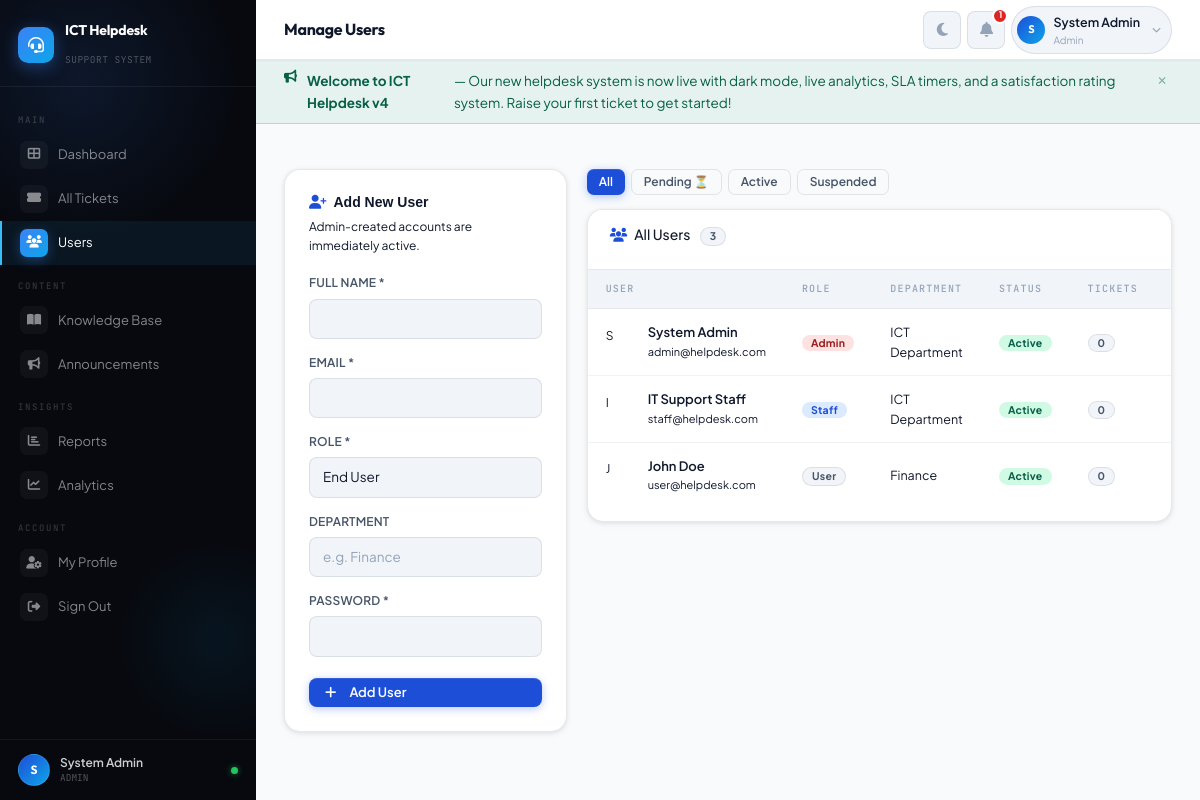
/helpdesk/admin/users.php (signed in), run on the app's committed database.
### tables this page shows
CREATE TABLE IF NOT EXISTS users (
    id INT AUTO_INCREMENT PRIMARY KEY,
    full_name VARCHAR(100) NOT NULL,
    email VARCHAR(100) NOT NULL UNIQUE,
    password VARCHAR(255) NOT NULL,
    role ENUM('user','staff','admin') DEFAULT 'user',
    status ENUM('pending','active','suspended') DEFAULT 'active',
    department VARCHAR(100),
    phone VARCHAR(20),
    approved_by INT NULL,
    approved_at DATETIME NULL,
    created_at TIMESTAMP DEFAULT CURRENT_TIMESTAMP
);

CREATE TABLE IF NOT EXISTS announcements (
    id INT AUTO_INCREMENT PRIMARY KEY,
    title VARCHAR(200) NOT NULL,
    message TEXT NOT NULL,
    type ENUM('info','warning','success','danger') DEFAULT 'info',
    admin_id INT,
    expires_at DATE,
    created_at TIMESTAMP DEFAULT CURRENT_TIMESTAMP,
    FOREIGN KEY (admin_id) REFERENCES users(id) ON DELETE SET NULL
);

### helpdesk/includes/auth.php (called while the page is built, shortened)
<?php
function currentUser() {
    return ['id'=>$_SESSION['user_id'],'name'=>$_SESSION['full_name'],'email'=>$_SESSION['email'],'role'=>$_SESSION['role']];
}

### helpdesk/includes/functions.php (called while the page is built, shortened)
<?php
function clean($data) { return htmlspecialchars(strip_tags(trim($data))); }
function getAnnouncements($conn) {
    $r = mysqli_query($conn, "SELECT a.*, u.full_name FROM announcements a LEFT JOIN users u ON a.admin_id=u.id WHERE (expires_at IS NULL OR expires_at >= CURDATE()) ORDER BY a.created_at DESC LIMIT 5");
    return $r ? mysqli_fetch_all($r, MYSQLI_ASSOC) : [];
}

### helpdesk/admin/users.php (the view, shortened to what this page needs)
<?php
require_once '../includes/db.php';
require_once '../includes/auth.php';
require_once '../includes/functions.php';
$pageTitle = 'Manage Users';
$pendR     = mysqli_query($conn, "SELECT COUNT(*) as cnt FROM users WHERE status='pending'");
$pendCount = mysqli_fetch_assoc($pendR)['cnt'] ?? 0;
$filter    = clean($_GET['filter'] ?? 'all');
$filterSQL = match($filter) { 'pending'=>"WHERE u.status='pending'", 'active'=>"WHERE u.status='active'", 'suspended'=>"WHERE u.status='suspended'", default=>'' };
$result = mysqli_query($conn, "SELECT u.*, (SELECT COUNT(*) FROM tickets WHERE user_id=u.id) as ticket_count FROM users u $filterSQL ORDER BY u.status='pending' DESC, u.created_at DESC");
$users  = mysqli_fetch_all($result, MYSQLI_ASSOC);
include '../includes/header.php';
?>
<div class="row g-4">
    <div class="col-lg-4">
        <div class="form-card animate-in">
            <h6 style="font-family:'Syne',sans-serif;font-weight:700;margin-bottom:6px;"><i class="fas fa-user-plus me-2" style="color:var(--primary);"></i>Add New User</h6>
            <p style="font-size:12px;color:var(--muted);margin-bottom:18px;">Admin-created accounts are immediately active.</p>
            <form method="POST">
                <div class="mb-3"><label class="form-label">Full Name *</label><input type="text" name="full_name" class="form-control" required></div>
                <div class="mb-3"><label class="form-label">Email *</label><input type="email" name="email" class="form-control" required></div>
                <div class="mb-3"><label class="form-label">Role *</label>
                    <select name="role" class="form-select">
                        <option value="user">End User</option><option value="staff">IT Staff</option><option value="admin">Admin</option>
                    </select>
                </div>
                <div class="mb-3"><label class="form-label">Department</label><input type="text" name="department" class="form-control" placeholder="e.g. Finance"></div>
                <div class="mb-4"><label class="form-label">Password *</label><input type="password" name="password" class="form-control" required></div>
                <button type="submit" name="add_user" class="btn btn-primary w-100"><i class="fas fa-plus me-2"></i>Add User</button>
            </form>
        </div>
    </div>
    <div class="col-lg-8">
        <div style="display:flex;gap:6px;margin-bottom:14px;flex-wrap:wrap;">
            <?php foreach(['all'=>'All','pending'=>'Pending ⏳','active'=>'Active','suspended'=>'Suspended'] as $k=>$l): ?>
            <a href="?filter=<?= $k ?>" class="btn btn-sm <?= $filter===$k?'btn-primary':'btn-outline-secondary' ?>">
                <?= $l ?><?php if($k==='pending'&&$pendCount>0): ?> <span style="background:var(--danger);color:#fff;border-radius:100px;padding:1px 6px;font-size:10px;margin-left:4px;"><?= $pendCount ?></span><?php endif; ?>
            </a>
            <?php endforeach; ?>
        </div>
        <div class="table-card animate-in delay-1">
            <div class="table-card-header">
                <h6><i class="fas fa-users me-2" style="color:var(--primary);"></i><?= ucfirst($filter) ?> Users <span class="badge bg-secondary ms-2"><?= count($users) ?></span></h6>
            </div>
            <div class="table-responsive">
                <table class="table">
                    <thead><tr><th>User</th><th>Role</th><th>Department</th><th>Status</th><th>Tickets</th><th>Actions</th></tr></thead>
                    <tbody>
                    <?php foreach ($users as $u):
                        $sc = match($u['status']??'active') {'pending'=>'warning','suspended'=>'danger',default=>'success'};
                        $sl = ucfirst($u['status']??'active');
                        $rc = match($u['role']) {'admin'=>'danger','staff'=>'primary',default=>'secondary'};
                    ?>
                    <tr style="<?= ($u['status']??'')=='pending'?'background:rgba(245,158,11,0.05);':'' ?>">
                        <td>
                            <div style="display:flex;align-items:center;gap:10px;">
                                <div class="avatar" style="width:32px;height:32px;font-size:12px;<?= ($u['status']??'')==='pending'?'background:linear-gradient(135deg,#f59e0b,#fcd34d);':'' ?>">
                                    <?= strtoupper(substr($u['full_name'],0,1)) ?>
                                </div>
                                <div>
                                    <div style="font-weight:600;font-size:13px;"><?= htmlspecialchars($u['full_name']) ?></div>
                                    <div style="font-size:11px;color:var(--muted);"><?= htmlspecialchars($u['email']) ?></div>
                                </div>
                            </div>
                        </td>
                        <td><span class="badge bg-<?= $rc ?>"><?= ucfirst($u['role']) ?></span></td>
                        <td style="font-size:12.5px;"><?= htmlspecialchars($u['department']??'—') ?></td>
                        <td>
                            <span class="badge bg-<?= $sc ?>"><?= $sl ?></span>
                        </td>
                        <td><span class="badge bg-secondary"><?= $u['ticket_count'] ?></span></td>
                        <td>
                        </td>
                    </tr>
                    <?php endforeach; ?>
                    </tbody>
                </table>
            </div>
        </div>
    </div>
</div>
<?php include '../includes/footer.php'; ?>

### helpdesk/includes/header.php (shortened to what this page needs)
<?php
$user     = currentUser();
$initial  = strtoupper(substr($user['name'], 0, 1));
$base     = '../';
$announcements = getAnnouncements($conn);
$pendingCount  = 0;
if ($user['role'] === 'admin') {
    $pr = mysqli_query($conn, "SELECT COUNT(*) as c FROM users WHERE status='pending'");
    $pendingCount = mysqli_fetch_assoc($pr)['c'] ?? 0;
}
$cp = basename($_SERVER['PHP_SELF']);
function isAct($pages, $dir = null) {
    global $cp;
    $match = in_array($cp, (array)$pages);
    if ($match && $dir !== null) {
        $match = strpos($_SERVER['PHP_SELF'], '/' . $dir . '/') !== false;
    }
    return $match ? 'active' : '';
}
?>
<!DOCTYPE html>
<html lang="en" data-theme="light">
<head>
<link rel="stylesheet" href="https://cdn.jsdelivr.net/npm/bootstrap@5.3.0/dist/css/bootstrap.min.css">
<link rel="stylesheet" href="https://cdnjs.cloudflare.com/ajax/libs/font-awesome/6.4.0/css/all.min.css">
<link rel="stylesheet" href="<?= $base ?>assets/css/style.css">
</head>
<body>
<aside class="sidebar" id="sidebar">
  <div class="sidebar-brand">
    <div class="brand-inner">
      <div class="brand-logo"><i class="fas fa-headset"></i></div>
      <div class="brand-text">
        <h4>ICT Helpdesk</h4>
        <span>SUPPORT SYSTEM</span>
      </div>
    </div>
  </div>
  <nav class="sidebar-nav">
    <ul class="list-style-none">
      <?php if ($user['role'] === 'admin'): ?>
        <li class="nav-group-label">Main</li>
        <li class="nav-item"><a href="<?=$base?>dashboard/admin.php" class="<?=isAct('admin.php','dashboard')?>"><span class="nav-icon-wrap"><i class="fas fa-th-large"></i></span><span class="nav-label-text">Dashboard</span></a></li>
        <li class="nav-item"><a href="<?=$base?>tickets/manage.php"  class="<?=isAct('manage.php','tickets')?>"><span class="nav-icon-wrap"><i class="fas fa-ticket-alt"></i></span><span class="nav-label-text">All Tickets</span></a></li>
        <li class="nav-item"><a href="<?=$base?>admin/users.php" class="<?=isAct('users.php','admin')?>"><span class="nav-icon-wrap"><i class="fas fa-users"></i></span><span class="nav-label-text">Users</span><?php if($pendingCount>0):?><span class="nav-pill"><?=$pendingCount?></span><?php endif;?></a></li>
        <li class="nav-group-label">Content</li>
        <li class="nav-item"><a href="<?=$base?>knowledge/manage.php" class="<?=isAct('manage.php','knowledge')?>"><span class="nav-icon-wrap"><i class="fas fa-book-open"></i></span><span class="nav-label-text">Knowledge Base</span></a></li>
        <li class="nav-item"><a href="<?=$base?>announcements/manage.php" class="<?=isAct('manage.php','announcements')?>"><span class="nav-icon-wrap"><i class="fas fa-bullhorn"></i></span><span class="nav-label-text">Announcements</span></a></li>
        <li class="nav-group-label">Insights</li>
        <li class="nav-item"><a href="<?=$base?>reports/summary.php"   class="<?=isAct('summary.php','reports')?>"><span class="nav-icon-wrap"><i class="fas fa-chart-bar"></i></span><span class="nav-label-text">Reports</span></a></li>
        <li class="nav-item"><a href="<?=$base?>reports/analytics.php" class="<?=isAct('analytics.php','reports')?>"><span class="nav-icon-wrap"><i class="fas fa-chart-line"></i></span><span class="nav-label-text">Analytics</span></a></li>
      <?php endif; ?>
      <li class="nav-group-label">Account</li>
      <li class="nav-item"><a href="<?=$base?>profile/index.php" class="<?=isAct('index.php','profile')?>"><span class="nav-icon-wrap"><i class="fas fa-user-cog"></i></span><span class="nav-label-text">My Profile</span></a></li>
      <li class="nav-item"><a href="<?=$base?>logout.php"><span class="nav-icon-wrap"><i class="fas fa-sign-out-alt"></i></span><span class="nav-label-text">Sign Out</span></a></li>
    </ul>
  </nav>
  <div class="sidebar-footer">
    <div class="footer-user">
      <div class="footer-avatar"><?= $initial ?></div>
      <div class="footer-info">
        <div class="fn"><?= htmlspecialchars($user['name']) ?></div>
        <div class="fr"><?= strtoupper($user['role']) ?></div>
      </div>
      <div class="footer-online" title="Online"></div>
    </div>
  </div>
</aside>
<div class="main-content" id="main-content">
  <header class="topbar">
    <div class="topbar-left">
      <span class="topbar-page-title"><?= htmlspecialchars($pageTitle ?? 'Dashboard') ?></span>
    </div>
    <div class="topbar-right">
      <button class="theme-btn" id="theme-toggle" title="Toggle dark mode">
        <i class="fas fa-moon" id="theme-icon"></i>
      </button>
      <?php if (!empty($announcements) || $pendingCount > 0): ?>
      <div class="dropdown">
        <button class="notif-btn" onclick="this.nextElementSibling.classList.toggle('show')">
          <i class="fas fa-bell"></i>
          <span class="notif-count"><?= count($announcements) + $pendingCount ?></span>
        </button>
      </div>
      <?php endif; ?>
      <div class="dropdown">
        <a class="user-chip" onclick="this.nextElementSibling.classList.toggle('show')" href="#">
          <div class="topbar-avatar"><?= $initial ?></div>
          <div>
            <div class="chip-name"><?= htmlspecialchars($user['name']) ?></div>
            <div class="chip-role"><?= ucfirst($user['role']) ?></div>
          </div>
          <i class="fas fa-chevron-down" style="font-size:9px;color:var(--text-muted);margin-left:4px;"></i>
        </a>
      </div>
    </div>
  </header>
  <?php if (!empty($announcements)): $ann = $announcements[0]; ?>
  <div class="alert alert-<?= $ann['type'] ?>" style="border-radius:0;border-left:none;border-right:none;border-top:none;margin:0;padding:10px 28px;">
    <i class="fas fa-bullhorn" style="font-size:13px;"></i>
    <strong><?= htmlspecialchars($ann['title']) ?></strong> — <?= htmlspecialchars($ann['message']) ?>
    <button class="btn-close" onclick="this.closest('.alert').remove()">×</button>
  </div>
  <?php endif; ?>
  <main class="content-area">

### data on the page
users: full_name "S", full_name "System Admin", role "ADMIN", role "Admin", email "admin@helpdesk.com", department "ICT Department", status "Active", ticket_count "0"
announcements: title "Welcome to ICT Helpdesk v4", message "Our new helpdesk system is now live with dark mode, live analytics, SLA timers, and a satisfaction rating system. Raise your first ticket to get started!"
users: full_name "I", full_name "IT Support Staff", email "staff@helpdesk.com", role "Staff", department "ICT Department", status "Active", ticket_count "0"
users: full_name "J", full_name "John Doe", email "user@helpdesk.com", role "User", department "Finance", status "Active", ticket_count "0"

### other printed values
$pageTitle "Manage Users"
count($announcements) + $pendingCount "1"
$l "All"
$l "Pending ⏳"
$l "Active"
$l "Suspended"
$filter "All"
count($users) "3"
